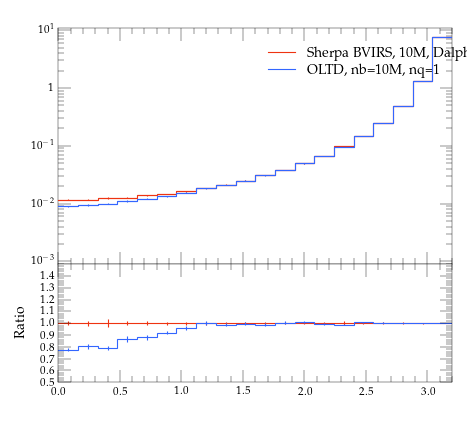

Python code for this plot:
#! /usr/bin/env python

# This Python script was auto-generated using YODA v2.0.0.
# Analysis object: /evtb/inc_tjb_dphi
# Timestamp: 15-04-2024 (14:39:54)

import matplotlib as mpl
import matplotlib.pyplot as plt
mpl.use('Agg') # comment out for interactive use
import os
import numpy as np

plotDir = os.path.split(os.path.realpath(__file__))[0]
if 'YODA_USER_PLOT_PATH' in globals():
    plot_outdir = globals()['YODA_USER_PLOT_PATH']
else:
    plot_outdir = plotDir

#plot style
plt.style.use(os.path.join(plotDir, '../default.mplstyle'))
# plot metadata
figW, figH = plt.rcParams['figure.figsize']
ax_xLabel = r''
ax_yLabel = r''
ax_title  = r''
ax_xScale = 'linear'
ax_yScale = 'log'
xLims = (0.0, 3.2)
yLims = (0.0009000000000000001, 11.0)

# TeX-friendly labels for the legend
labels = [ r"Sherpa BVIRS, 10M, Dalpha=0.01", r"OLTD, nb=10M, nq=1" ]

# Create figure and axis objects
fig, (ax, ratio0_ax) = plt.subplots(2, 1, sharex=True,
                  figsize=(figW,figH), gridspec_kw={'height_ratios': (2, 1)})
ratio0_ax.yaxis.set_major_locator(mpl.ticker.MultipleLocator(0.1))
ratio0_ax.set_ylim(0.5, 1.4999)
ratio0_ax.set_ylabel('Ratio')

# LineColor map: curve index -> color
linecolors = {0: '#EE3311', 1: '#3366FF'}
# the numerical data is stored in a separate file
dataf = dict()
prefix = os.path.split(__file__)[0]
if prefix:    prefix = prefix + '/'
exec(open(prefix+'inc_tjb_dphi__data.py').read(), dataf)


legend_handles = [] # keep track of handles for the legend

# style options for curves
# starts at zorder>=5 to draw curve on top of legend
styles = {
  'curve0': {
    'color' : linecolors[0],
    'linestyle' : '-',
    'marker' : 'o',
    'zorder' : 5,
    'histstyle' : True,
  },
  'curve1': {
    'color' : linecolors[1],
    'linestyle' : '-',
    'marker' : 'o',
    'zorder' : 6,
    'histstyle' : True,
  },
}
# curve from input yoda files in main panel
for label in dataf['yvals'].keys():
    if all(np.isnan(v) for v in dataf['yvals'][label]):
        continue
    tmp = None
    if styles[label]['histstyle']: # draw as histogram
        tmp, = ax.plot(dataf['xedges'], dataf['yedges'][label],
                       color=styles[label]['color'],
                       linestyle=styles[label]['linestyle'],
                       drawstyle='steps-pre', solid_joinstyle='miter',
                       zorder=styles[label]['zorder'], label=label)
        ax.errorbar(dataf['xpoints'], dataf['yvals'][label], color=styles[label]['color'],
                    xerr=dataf['xerrs'], yerr=[dataf['ydowns'][label], dataf['yups'][label]],
                    linestyle='none', zorder=styles[label]['zorder'])
    else: # draw as scatter
        tmp = ax.errorbar(dataf['xpoints'], dataf['yvals'][label],
                          xerr=dataf['xerrs'],
                          yerr=[ dataf['ydowns'][label],
                          dataf['yups'][label] ],
                          fmt=styles[label]['marker'],
                          ecolor=styles[label]['color'],
                          color=styles[label]['color'], zorder=2)
        tmp[-1][0].set_linestyle(styles[label]['linestyle'])
    legend_handles += [tmp]
    for varLabel in dataf['variation_yvals'].keys():
        if varLabel.startswith(label):
            tmp, = ax.plot(dataf['xedges'], dataf['variation_yvals'][varLabel],
                           color=styles[label]['color'],
                           linestyle=styles[label]['linestyle'],
                           drawstyle='steps-pre', solid_joinstyle='miter',
                           zorder=styles[label]['zorder'], alpha=0.5)


# plots on ratio panel
# curve from input yoda files in ratio panel
for label, yvals in dataf['ratio0_yvals'].items():
    if all(np.isnan(v) for v in yvals):
        continue
    if styles[label]['histstyle']: # plot as histogram
        ratio0_ax.plot(dataf['xedges'], yvals,
                       color=styles[label]['color'],
                       linestyle=styles[label]['linestyle'],
                       drawstyle='steps-pre', zorder=1,
                       solid_joinstyle='miter')
        ratio0_ax.vlines(dataf['xpoints'],
                         dataf['ratio0_ymin'][label],
                         dataf['ratio0_ymax'][label],
                         color=styles[label]['color'], zorder=1)
    else: # plot as scatter
        tmp = ratio0_ax.errorbar(dataf['xpoints'],
                                 yvals, xerr=dataf['xerrs'],
                                 yerr=dataf['ratio0_yerrs'][label],
                                 fmt=styles[label]['marker'],
                                 ecolor=styles[label]['color'],
                                 color=styles[label]['color'])
        tmp[-1][0].set_linestyle(styles[label]['linestyle'])

    for varlabel in dataf['ratio0_variation_vals'].keys():
        if varlabel.startswith(label):
            ratio0_ax.plot(dataf['xedges'],
                            dataf['ratio0_variation_vals'][varlabel],
                            color=styles[label]['color'],
                            linestyle=styles[label]['linestyle'],
                            drawstyle='steps-pre', solid_joinstyle='miter',
                            zorder=1, alpha=0.5)

legend_pos = (0.5, 0.97)
ax.legend(legend_handles, labels, loc='upper left', bbox_to_anchor=legend_pos)

# set plot metadata as defined above
ratio0_ax.set_xlabel(ax_xLabel)
ratio0_ax.xaxis.set_label_coords(1., -.15)
ax.set_ylabel(ax_yLabel, loc='top')
ax.set_title(ax_title, loc='left')
ax.set_xscale(ax_xScale)
ax.set_yscale(ax_yScale)
ax.set_xlim(xLims)
ax.set_ylim(yLims)

# tick formatting
plt.rcParams['xtick.top'] = True
plt.rcParams['ytick.right'] = True
ax.yaxis.set_major_locator(mpl.ticker.LogLocator(base=10.0, numticks=np.inf))
ax.yaxis.set_minor_locator(mpl.ticker.LogLocator(
                           base=10.0, subs=np.arange(0.1, 1, 0.1), numticks=np.inf))
fig.align_ylabels((ax, ratio0_ax))
plt.savefig(os.path.join(plot_outdir, 'inc_tjb_dphi.pdf'), format='PDF')
plt.savefig(os.path.join(plot_outdir, 'inc_tjb_dphi.png'), format='PNG')

plt.close(fig)
